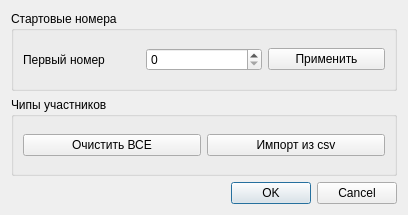
<?xml version="1.0" encoding="UTF-8"?>
<ui version="4.0">
 <class>FormPrepar</class>
 <widget class="QDialog" name="FormPrepar">
  <property name="geometry">
   <rect>
    <x>0</x>
    <y>0</y>
    <width>408</width>
    <height>215</height>
   </rect>
  </property>
  <property name="windowTitle">
   <string>Подготовка к старту</string>
  </property>
  <layout class="QGridLayout" name="gridLayout_2">
   <item row="2" column="0">
    <widget class="QDialogButtonBox" name="buttonBox">
     <property name="orientation">
      <enum>Qt::Horizontal</enum>
     </property>
     <property name="standardButtons">
      <set>QDialogButtonBox::Cancel|QDialogButtonBox::Ok</set>
     </property>
    </widget>
   </item>
   <item row="0" column="0">
    <widget class="QGroupBox" name="groupBox">
     <property name="title">
      <string>Стартовые номера</string>
     </property>
     <layout class="QGridLayout" name="gridLayout">
      <item row="0" column="0">
       <widget class="QLabel" name="label">
        <property name="text">
         <string>Первый номер</string>
        </property>
       </widget>
      </item>
      <item row="0" column="1">
       <widget class="QSpinBox" name="spinBox">
        <property name="maximum">
         <number>99999999</number>
        </property>
       </widget>
      </item>
      <item row="0" column="2">
       <widget class="QPushButton" name="btNewBib">
        <property name="text">
         <string>Применить</string>
        </property>
       </widget>
      </item>
     </layout>
    </widget>
   </item>
   <item row="1" column="0">
    <widget class="QGroupBox" name="groupBox_2">
     <property name="title">
      <string>Чипы участников</string>
     </property>
     <layout class="QGridLayout" name="gridLayout_3">
      <item row="0" column="1">
       <widget class="QPushButton" name="btImportCardNum">
        <property name="text">
         <string>Импорт из csv</string>
        </property>
       </widget>
      </item>
      <item row="0" column="0">
       <widget class="QPushButton" name="btClearCardNum">
        <property name="text">
         <string>Очистить ВСЕ</string>
        </property>
       </widget>
      </item>
     </layout>
    </widget>
   </item>
  </layout>
 </widget>
 <resources/>
 <connections>
  <connection>
   <sender>buttonBox</sender>
   <signal>accepted()</signal>
   <receiver>FormPrepar</receiver>
   <slot>accept()</slot>
   <hints>
    <hint type="sourcelabel">
     <x>248</x>
     <y>254</y>
    </hint>
    <hint type="destinationlabel">
     <x>157</x>
     <y>274</y>
    </hint>
   </hints>
  </connection>
  <connection>
   <sender>buttonBox</sender>
   <signal>rejected()</signal>
   <receiver>FormPrepar</receiver>
   <slot>reject()</slot>
   <hints>
    <hint type="sourcelabel">
     <x>316</x>
     <y>260</y>
    </hint>
    <hint type="destinationlabel">
     <x>286</x>
     <y>274</y>
    </hint>
   </hints>
  </connection>
 </connections>
</ui>
